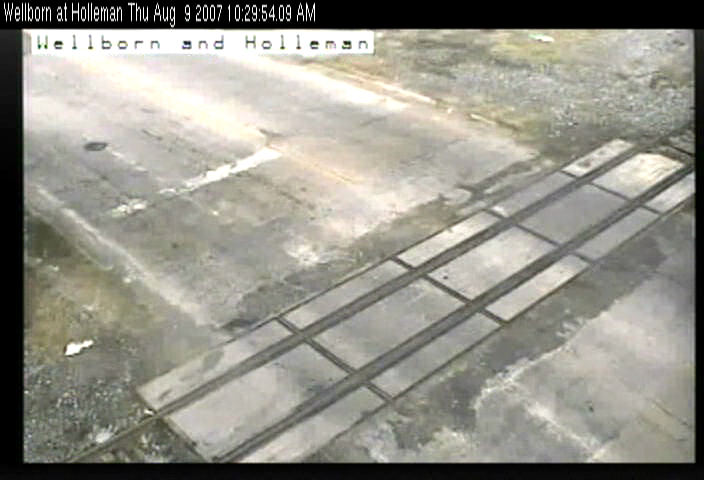
//> input picture IaAssignment/data/empty.png, 704 x 480 px
$ ./IaAssignment   (built with g++ and OpenCV 4)
//> lines starting //> are read from the running program, lines starting //| are printed output that depends on the picture
#include <iostream>
#include <opencv.hpp>
#include <fstream>
#include "Polygon.h"

using namespace std;
using namespace cv;

Mat CropCctvBorder(Mat& image)
{
	return image(Range(56, 460), Range(25, 690));
}

bool IsContourAcceptable(vector<Point>& contour)
{
	double area = contourArea(contour);
	if (area < 400)
		return false;

	double perimeter = arcLength(contour, true);
	double compactness = perimeter * perimeter / area;
	if (compactness > 30 * CV_PI)
		return false;

	return true;
}

vector<Point> GetUpperLeftPolygon()
{
	vector<Point> polygon;
	polygon.push_back(Point(0, 0));
	polygon.push_back(Point(70, 0));
	polygon.push_back(Point(395, 145));
	polygon.push_back(Point(175, 255));
	polygon.push_back(Point(0, 140));
	return polygon;
}

vector<Point> GetUpperRightPolygon()
{
	vector<Point> polygon;
	polygon.push_back(Point(70, 0));
	polygon.push_back(Point(395, 145));
	polygon.push_back(Point(520, 80));
	polygon.push_back(Point(285, 0));
	return polygon;
}

int main(int argc, char *argv[]) try
{
	const char* sampleFileName;
	const char* emptyRoadFileName;
	if (argc >= 3)
	{
		sampleFileName = argv[1];
		emptyRoadFileName = argv[2];
	}
	else
	{
		sampleFileName = "samples\\all\\lc-00262.png";
		emptyRoadFileName = "data\\empty.png";
	}

	Mat empty = imread(emptyRoadFileName, CV_LOAD_IMAGE_GRAYSCALE);
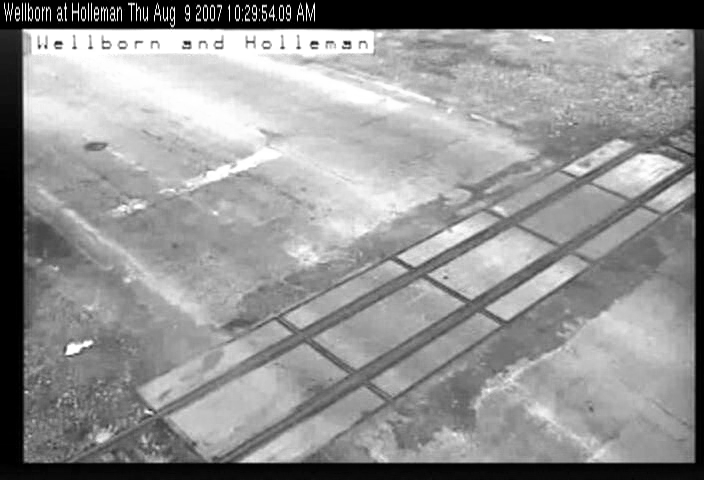
//> empty: 480 rows x 704 cols, CV_8UC1; min 0, max 255, mean 146.6
	empty = CropCctvBorder(empty);
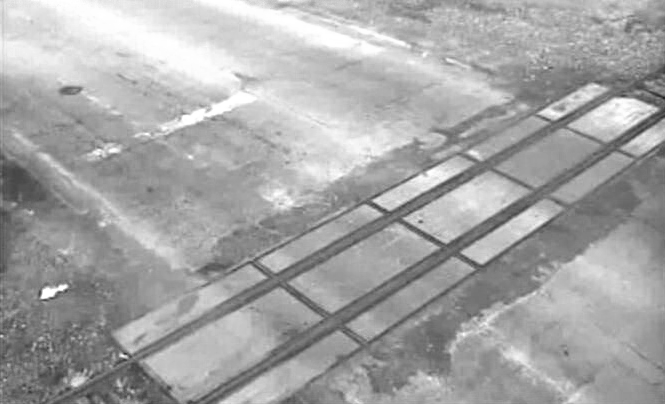
//> empty: 404 rows x 665 cols, CV_8UC1; min 30, max 255, mean 166

	Mat sample = imread(sampleFileName, CV_LOAD_IMAGE_GRAYSCALE);
//> lc-00262.png cannot be read in this run, so this picture is empty
//> (the run ends here: the program stops with an error, at `sample = CropCctvBorder(sample);`)
